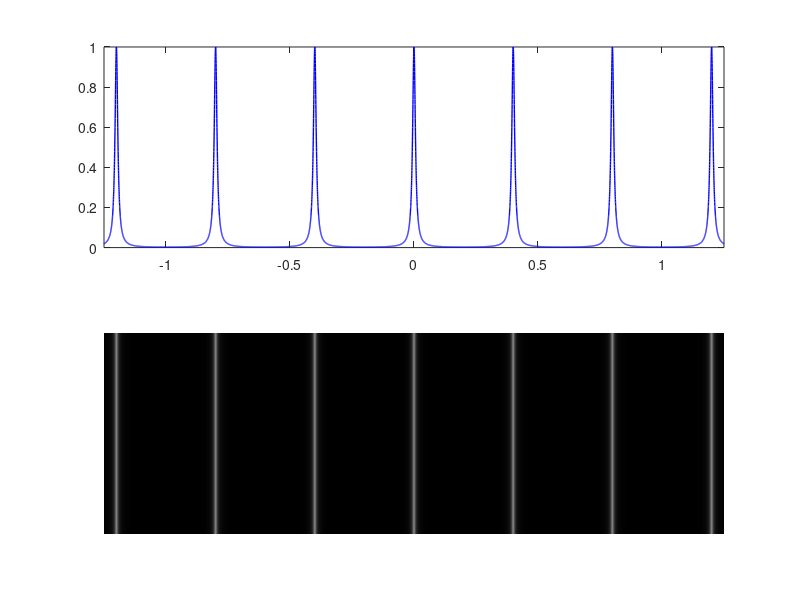

MATLAB code for this plot:
clear all

ym=1.25;

y=linspace(-ym,ym,10001);

d=2;
z=1000;
lambda=0.8e-3;

L1=sqrt((y-1).^2+z^2);
L2=sqrt((y+1).^2+z^2);

phi=2*pi*(L2-L1)/lambda;

N=4;
%I=((sin(0.5*N*phi).^2)./(sin(0.5*phi).^2));

p=0.9;
I=(1./(1+4*p/(1-p)^2*sin(0.5*phi).^2));

subplot(2,1,1);

ymax=max(I);
plot(y,I,'LineWidth',1,"Color",[0,0,1]);
axis([-1.25,1.25,0,ymax]);

subplot(2,1,2);

B=I*255/2;
image(B);
colormap(gray(255));
axis off;
